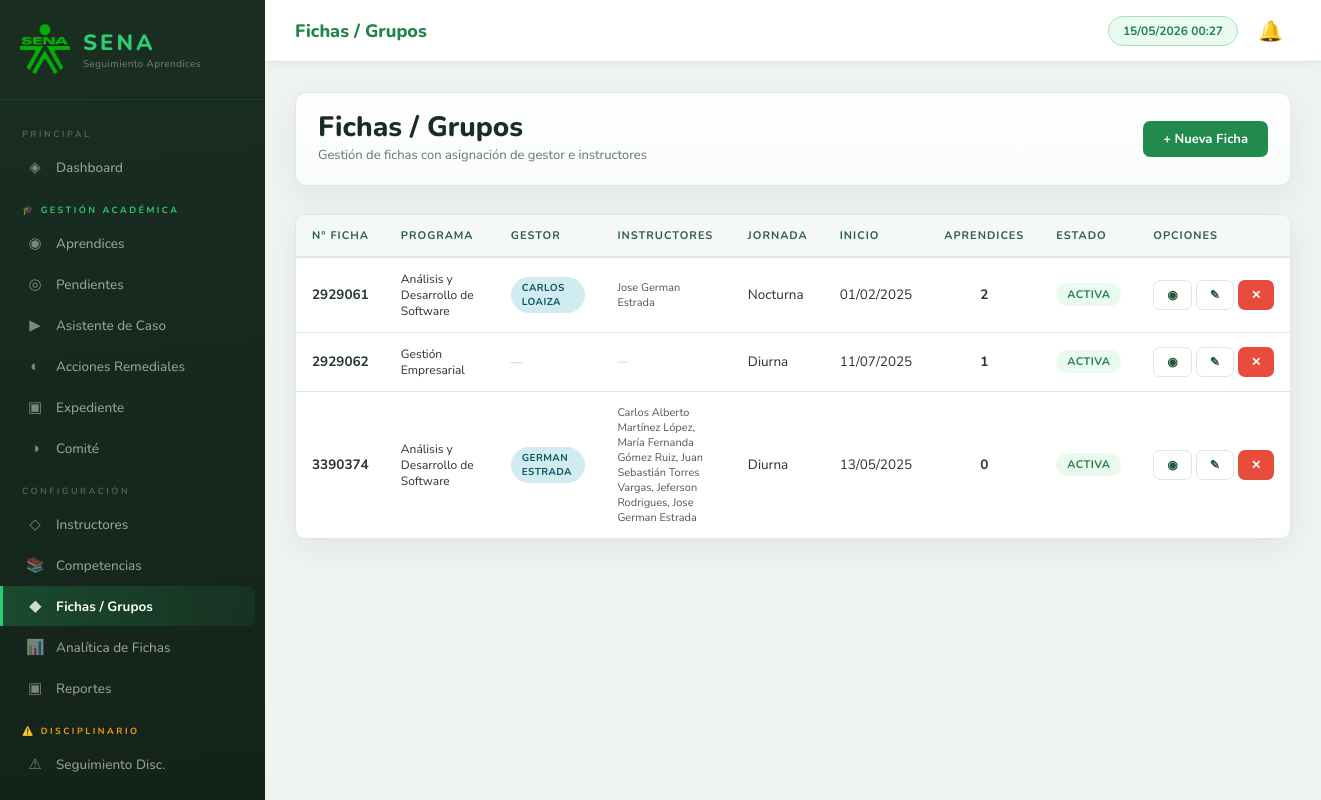
Screenshot of /pages/fichas.php (signed in) with the database file from the repository.
### tables this page shows
CREATE TABLE `fichas` (
  `id` int(11) NOT NULL,
  `numero_ficha` varchar(20) NOT NULL,
  `programa_id` int(11) NOT NULL,
  `gestor_id` int(11) DEFAULT NULL,
  `fecha_inicio` date NOT NULL,
  `fecha_fin_lectiva` date DEFAULT NULL,
  `jornada` enum('Diurna','Nocturna','Madrugada','Mixta') DEFAULT 'Diurna',
  `activa` tinyint(1) DEFAULT 1,
  `created_at` timestamp NOT NULL DEFAULT current_timestamp()
);

CREATE TABLE `programas` (
  `id` int(11) NOT NULL,
  `nombre` varchar(200) NOT NULL,
  `codigo` varchar(20) NOT NULL,
  `nivel` enum('Técnico','Tecnólogo','Especialización') DEFAULT 'Técnico',
  `duracion_trimestres` tinyint(4) DEFAULT 6,
  `activo` tinyint(1) DEFAULT 1,
  `created_at` timestamp NOT NULL DEFAULT current_timestamp()
);

CREATE TABLE `usuarios` (
  `id` int(11) NOT NULL,
  `username` varchar(60) NOT NULL,
  `password_hash` varchar(255) NOT NULL,
  `nombres` varchar(100) NOT NULL,
  `apellidos` varchar(100) NOT NULL,
  `email` varchar(120) DEFAULT NULL,
  `rol` enum('Administrador','Coordinador','Gestor','Instructor') DEFAULT 'Gestor',
  `activo` tinyint(1) DEFAULT 1,
  `debe_cambiar_pass` tinyint(1) DEFAULT 0,
  `ultimo_acceso` datetime DEFAULT NULL,
  `created_at` timestamp NOT NULL DEFAULT current_timestamp()
);

### includes/auth.php (called while the page is built, shortened)
<?php
function sanitize(string $val): string {
    return htmlspecialchars(trim($val), ENT_QUOTES, 'UTF-8');
}

### pages/fichas.php (the view, shortened to what this page needs)
<?php
require_once __DIR__ . '/../includes/auth.php';
$db = getDB(); $msg = $err = '';
$fichas = $db->query("
    SELECT f.*, p.nombre AS programa,
           u.nombres AS gestor_nombres, u.apellidos AS gestor_apellidos,
           (SELECT COUNT(*) FROM aprendices a WHERE a.ficha_id=f.id) AS num_aprendices,
           (SELECT GROUP_CONCAT(i.id) FROM ficha_instructores fi JOIN instructores i ON i.id=fi.instructor_id WHERE fi.ficha_id=f.id) AS ins_ids,
           (SELECT GROUP_CONCAT(CONCAT(i.nombres,' ',i.apellidos) SEPARATOR ', ')
            FROM ficha_instructores fi JOIN instructores i ON i.id=fi.instructor_id WHERE fi.ficha_id=f.id) AS ins_nombres
    FROM fichas f
    JOIN programas p ON p.id=f.programa_id
    LEFT JOIN usuarios u ON u.id=f.gestor_id
    ORDER BY f.numero_ficha
")->fetchAll();
require_once __DIR__ . '/../includes/header.php';
?>
<div class="page-header">
    <div><div class="page-title">Fichas / Grupos</div><div class="page-subtitle">Gestión de fichas con asignación de gestor e instructores</div></div>
    <button class="btn btn-primary" onclick="openModal('modalFicha')">+ Nueva Ficha</button>
</div>
<div class="table-card">
    <div class="table-wrapper"><table>
        <thead><tr>
            <th>N° Ficha</th><th>Programa</th><th>Gestor</th><th>Instructores</th>
            <th>Jornada</th><th>Inicio</th><th>Aprendices</th><th>Estado</th><th>Opciones</th>
        </tr></thead>
        <tbody>
        <?php if (empty($fichas)): ?>
            <tr><td colspan="9"><div class="empty-state"><p>No hay fichas registradas.</p></div></td></tr>
        <?php else: foreach ($fichas as $f): ?>
        <tr>
            <td><strong><?= sanitize($f['numero_ficha']) ?></strong></td>
            <td style="font-size:12px"><?= sanitize($f['programa']) ?></td>
            <td style="font-size:12px">
                <?php if ($f['gestor_nombres']): ?>
                    <span class="badge badge-proceso" style="font-size:10px"><?= sanitize($f['gestor_nombres'].' '.$f['gestor_apellidos']) ?></span>
                <?php else: ?><span style="color:#bbb">—</span><?php endif; ?>
            </td>
            <td style="font-size:11px;max-width:180px;color:#555">
                <?= $f['ins_nombres'] ? sanitize($f['ins_nombres']) : '<span style="color:#bbb">—</span>' ?>
            </td>
            <td><?= sanitize($f['jornada']) ?></td>
            <td><?= date('d/m/Y', strtotime($f['fecha_inicio'])) ?></td>
            <td style="text-align:center;font-weight:700"><?= $f['num_aprendices'] ?></td>
            <td><span class="badge <?= $f['activa'] ? 'badge-activo' : 'badge-inactivo' ?>"><?= $f['activa'] ? 'Activa' : 'Inactiva' ?></span></td>
            <td><div style="display:flex;gap:4px">
                <a href="aprendices.php?ficha_id=<?= $f['id'] ?>" class="btn btn-sm btn-secondary" title="Ver aprendices">◉</a>
                <button onclick='editFicha(<?= json_encode($f, JSON_HEX_TAG|JSON_HEX_APOS|JSON_HEX_QUOT) ?>)' class="btn btn-sm btn-secondary">✎</button>
                <button onclick='confirmDelete("fichas.php?action=delete&id=<?= $f['id'] ?>","ficha <?= sanitize($f['numero_ficha']) ?>")' class="btn btn-sm btn-danger">✕</button>
            </div></td>
        </tr>
        <?php endforeach; endif; ?>
        </tbody>
    </table></div>
</div>
<?php require_once __DIR__ . '/../includes/footer.php'; ?>

### assets/css/main.css (style rules this page uses)
:root { --verde: #27AE60; --verde-dark: #1E8449; --verde-light: #2ECC71; --verde-pale: #eafaf1; --verde-muted: #a9dfbf; --verde-glass: rgba(46,204,113,.10); --blanco: #ffffff; --gris-bg: #f0f4f2; --gris-card: #fafdfc; --gris-border: #d5e8dc; --gris-text: #5a7a65; --negro: #1a2e22; --rojo: #e74c3c; --naranja: #f39c12; --azul: #2980b9; --sidebar-w: 265px; --radius: 14px; --radius-sm: 8px; --shadow: 0 4px 24px rgba(39,174,96,.10); --shadow-lg: 0 8px 40px rgba(39,174,96,.16); --transition: .22s cubic-bezier(.4,0,.2,1); }
*, *::before, *::after { box-sizing: border-box; margin: 0; padding: 0; }
body { font-family: 'Nunito Sans', sans-serif; background: var(--gris-bg); color: var(--negro); display: flex; min-height: 100vh; font-size: 14px; -webkit-font-smoothing: antialiased; }
.page-header { display: flex; align-items: flex-end; justify-content: space-between; margin-bottom: 28px; gap: 16px; flex-wrap: wrap; }
.page-title { font-family: 'Nunito', sans-serif; font-size: 30px; font-weight: 800; color: var(--negro); letter-spacing: -.3px; line-height: 1; }
.page-subtitle { font-size: 13px; color: var(--gris-text); margin-top: 5px; }
.table-card { background: var(--blanco); border-radius: var(--radius); box-shadow: var(--shadow); border: 1.5px solid var(--gris-border); overflow: hidden; }
.table-wrapper { overflow-x: auto; }
table { width: 100%; border-collapse: collapse; }
th { background: var(--verde-pale); color: var(--verde-dark); font-size: 11px; font-weight: 700; text-transform: uppercase; letter-spacing: 1px; padding: 13px 16px; text-align: left; white-space: nowrap; border-bottom: 2px solid var(--verde-muted); font-family: 'Nunito', sans-serif; }
td { padding: 13px 16px; border-bottom: 1px solid var(--gris-border); font-size: 13.5px; vertical-align: middle; }
tr:last-child td { border-bottom: none; }
.badge { display: inline-block; padding: 4px 11px; border-radius: 20px; font-size: 11px; font-weight: 700; text-transform: uppercase; letter-spacing: .6px; font-family: 'Nunito', sans-serif; }
.badge-proceso { background: #d1ecf1; color: #0c5460; }
.badge-activo { background: var(--verde-pale); color: var(--verde-dark); }
.btn { display: inline-flex; align-items: center; gap: 7px; padding: 9px 20px; border-radius: var(--radius-sm); font-family: 'Nunito', sans-serif; font-size: 13px; font-weight: 700; cursor: pointer; border: none; transition: all var(--transition); text-decoration: none; white-space: nowrap; }
.btn-primary { background: linear-gradient(135deg,var(--verde-light),var(--verde)); color: white; box-shadow: 0 3px 12px rgba(39,174,96,.3); }
.btn-secondary { background: var(--blanco); color: var(--verde-dark); border: 1.5px solid var(--verde-muted); }
.btn-danger { background: var(--rojo); color: white; box-shadow: 0 2px 8px rgba(231,76,60,.25); }
.btn-sm { padding: 6px 13px; font-size: 12px; }
:root { --surface: #ffffff; --surface-soft: #f7faf8; --ink: #17231d; --muted: #66756d; --line: #dde8e1; --blue-soft: #edf5ff; --blue-ink: #1f5f91; --amber-soft: #fff7e8; --amber-ink: #875400; --red-soft: #fff0ee; --red-ink: #9b2d22; }
body { background: #eef3f0; color: var(--ink); }
.page-header { align-items: center; background: linear-gradient(180deg, #ffffff, #f9fcfa); border: 1px solid var(--line); border-radius: 12px; box-shadow: 0 10px 30px rgba(23,35,29,.06); padding: 20px 22px; }
.page-title { font-size: 28px; letter-spacing: 0; }
.page-subtitle { color: var(--muted); max-width: 760px; line-height: 1.45; }
.table-card, .form-card, .stat-card { border-radius: 10px; border: 1px solid var(--line); box-shadow: 0 8px 26px rgba(23,35,29,.06); }
th { background: #f4f8f6; color: #2d5e44; border-bottom-color: var(--line); }
td { color: #26352d; }
.btn { border-radius: 7px; box-shadow: none; }
.btn-primary { background: #238a4d; box-shadow: none; }
.btn-secondary { border-color: var(--line); color: #24563a; }
.badge { border-radius: 999px; letter-spacing: .4px; }

### rows the page displays
fichas: numero_ficha "2929061", programa.nombre "Análisis y Desarrollo de Software", gestor.apellidos "CARLOS LOAIZA", ins_nombres "Jose German Estrada", jornada "Nocturna", fecha_inicio "01/02/2025", num_aprendices "2", activa "ACTIVA"
fichas: numero_ficha "2929062", programa.nombre "Gestión Empresarial", jornada "Diurna", fecha_inicio "11/07/2025", num_aprendices "1", activa "ACTIVA"
fichas: numero_ficha "3390374", programa.nombre "Análisis y Desarrollo de Software", gestor.apellidos "GERMAN ESTRADA", ins_nombres "Carlos Alberto Martínez López, María Fernanda Gómez Ruiz, Juan Sebastián Torres Vargas, Jeferson Rodrigues, Jose German Estrada", jornada "Diurna", fecha_inicio "13/05/2025", num_aprendices "0", activa "ACTIVA"

### other values shown
$pageTitle "Fichas / Grupos"
